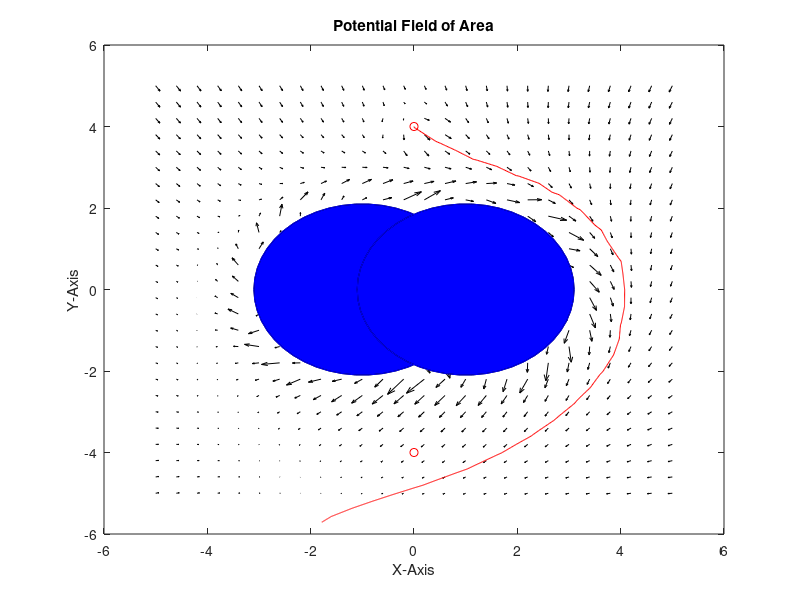
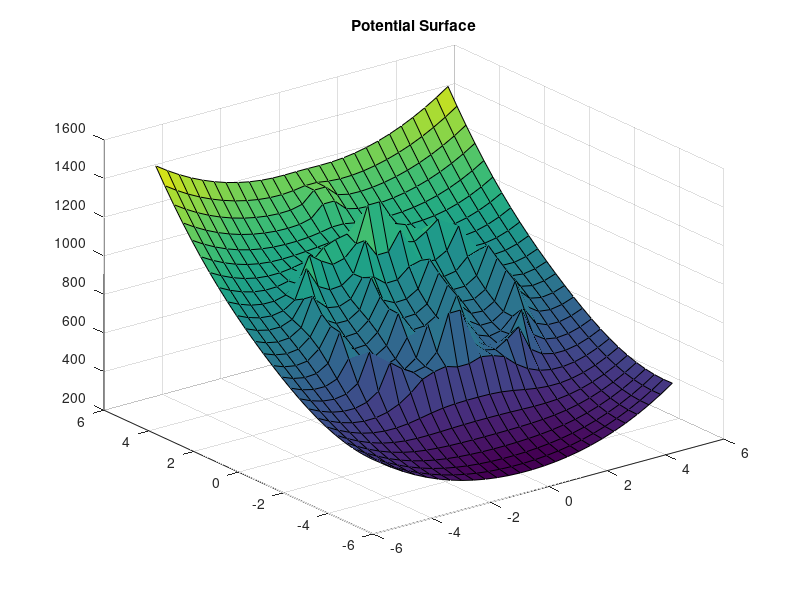

MATLAB code to generate these figures, in order:
clear all
clc
dh=.4;
X=-5:dh:5;
Y=-5:dh:5;
[X,Y]=meshgrid(X,Y);
x0=[0;4];
xT=[0;-4];
Kr=30;
Vr=Kr./sqrt((X-x0(1)).^2+(Y-x0(2)).^2);
[fxr,fyr]=gradient(Vr,dh,dh);
Ka=25;
Va=.5.*Ka.*((X-xT(1)).^2+(Y-xT(2)).^2);
[fxa,fya]=gradient(Va,dh,dh);
cx1=1;
cy1=0;
cx2=-1;
cy2=0;
rad=2+.1;
th=(0:.1*dh:2).*pi;
xo=rad.*cos(th);
yo=rad.*sin(th);
xo1=xo-cx1;
yo1=yo-cy1;
xo2=xo-cx2;
yo2=yo-cy2;
Vo1=[];
Vo2=[];
Vo=zeros(size(Vr));
Ko=10;
for i=1:length(th)
Vo1=Ko./sqrt((X-xo1(i)).^2+(Y-yo1(i)).^2);
Vo2=Ko./sqrt((X-xo2(i)).^2+(Y-yo2(i)).^2);
Vo=Vo+Vo1+Vo2;
end
[fxo,fyo]=gradient(Vo,dh,dh);
fX=-fxr-fxa-fxo-fyo;
fY=-fyr-fya-fyo+fxo;

quiver(X,Y,fX,fY,'k')
title('Potential Field of Area')
xlabel('X-Axis')
ylabel('Y-Axis')
hold on
plot(x0(1),x0(2),'ro',xT(1),xT(2),'ro')
fill(xo1,yo1,'b',xo2,yo2,'b')
plot(xo1,yo1,'b',xo2,yo2,'b')
hold off
ss=1;
k=1;
xp=[];
yp=[];
xp(1)=x0(1);
yp(1)=x0(2);
ix=[];
iy=[];
jx=[];
jy=[];
fxx=0;
fyy=0;
while ss && k<1000
Pw=sqrt(((X-xp(k)).^2)+((Y-yp(k)).^2));
xw(k)=min(min(Pw));
[iix,iiy]=find(Pw==xw(k));
ix(k)=iix(1);
iy(k)=iiy(1);
fx1=fX(ix(k),iy(k));
fy1=fY(ix(k),iy(k));
fxx(k)=fx1./norm(fX);
fyy(k)=fy1./norm(fY);
ff(k,:)=[fX(ix(k),iy(k)),fY(ix(k),iy(k))];
xp(k+1)=xp(k)+dh*(fxx(k));
yp(k+1)=yp(k)+dh*(fyy(k));
if (sqrt((xp(k+1)-xT(1)).^2+(yp(k+1)-xT(2)).^2)<=0.4)
ss=0;
end
k=k+1;
end
hold
plot([xp],[yp],'r')
figure
surf(X,Y,(Vr)+(Va)+(Vo))
title('Potential Surface')